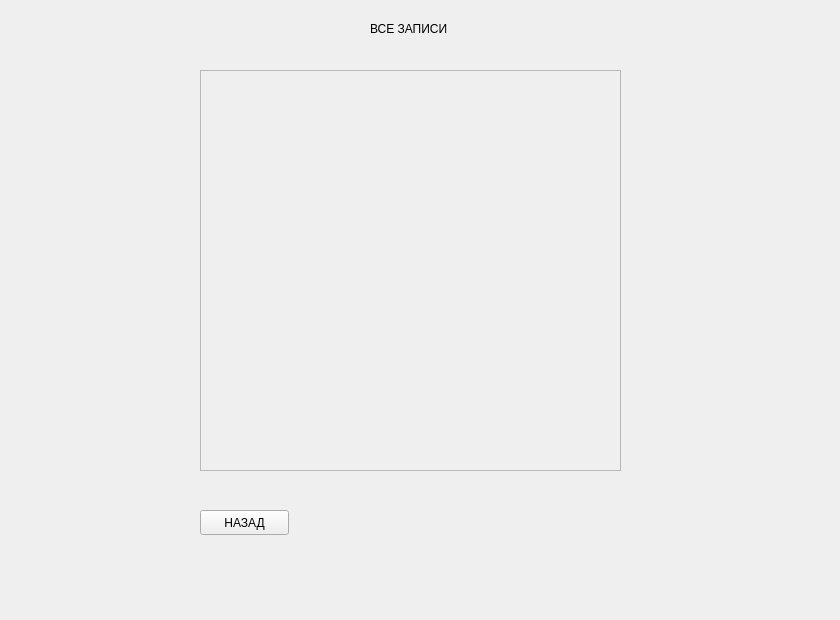
<?xml version="1.0" encoding="UTF-8"?>
<ui version="4.0">
 <class>ShowRecordScreenUI</class>
 <widget class="QWidget" name="ShowRecordScreenUI">
  <property name="geometry">
   <rect>
    <x>0</x>
    <y>0</y>
    <width>840</width>
    <height>620</height>
   </rect>
  </property>
  <property name="windowTitle">
   <string>Form</string>
  </property>
  <widget class="QLabel" name="all_labels_label">
   <property name="geometry">
    <rect>
     <x>370</x>
     <y>20</y>
     <width>101</width>
     <height>17</height>
    </rect>
   </property>
   <property name="text">
    <string>ВСЕ ЗАПИСИ</string>
   </property>
  </widget>
  <widget class="QScrollArea" name="all_labels_scrollArea">
   <property name="geometry">
    <rect>
     <x>200</x>
     <y>70</y>
     <width>421</width>
     <height>401</height>
    </rect>
   </property>
   <property name="widgetResizable">
    <bool>true</bool>
   </property>
   <widget class="QWidget" name="scrollAreaWidgetContents">
    <property name="geometry">
     <rect>
      <x>0</x>
      <y>0</y>
      <width>419</width>
      <height>399</height>
     </rect>
    </property>
   </widget>
  </widget>
  <widget class="QPushButton" name="back_pushButton">
   <property name="geometry">
    <rect>
     <x>200</x>
     <y>510</y>
     <width>89</width>
     <height>25</height>
    </rect>
   </property>
   <property name="text">
    <string>НАЗАД</string>
   </property>
  </widget>
 </widget>
 <resources/>
 <connections/>
</ui>
